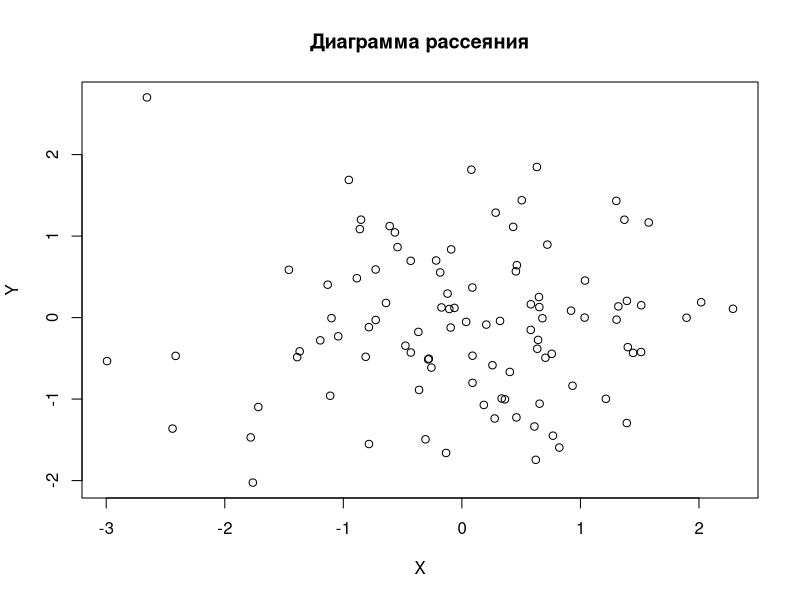

The R script that drew this image:
# R script: a31q29gb8g.R
# Диаграмма рассеяния

# Создание данных
set.seed(42) # Для воспроизводимости
x <- rnorm(100)
y <- rnorm(100)

# Построение диаграммы рассеяния
png("scatter_plot.png")
plot(x, y, main="Диаграмма рассеяния", xlab="X", ylab="Y")
dev.off()

cat("Диаграмма рассеяния сохранена в scatter_plot.png\n")
